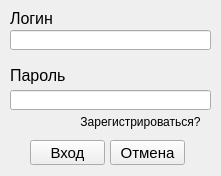
<?xml version="1.0" encoding="UTF-8"?>
<ui version="4.0">
 <class>DialogLogEnter</class>
 <widget class="QDialog" name="DialogLogEnter">
  <property name="windowModality">
   <enum>Qt::WindowModal</enum>
  </property>
  <property name="geometry">
   <rect>
    <x>0</x>
    <y>0</y>
    <width>221</width>
    <height>176</height>
   </rect>
  </property>
  <property name="windowTitle">
   <string>Вход</string>
  </property>
  <widget class="QLabel" name="label">
   <property name="geometry">
    <rect>
     <x>10</x>
     <y>10</y>
     <width>81</width>
     <height>16</height>
    </rect>
   </property>
   <property name="font">
    <font>
     <pointsize>12</pointsize>
    </font>
   </property>
   <property name="text">
    <string>Логин</string>
   </property>
  </widget>
  <widget class="QLabel" name="label_2">
   <property name="geometry">
    <rect>
     <x>10</x>
     <y>60</y>
     <width>81</width>
     <height>31</height>
    </rect>
   </property>
   <property name="font">
    <font>
     <pointsize>12</pointsize>
    </font>
   </property>
   <property name="text">
    <string>Пароль</string>
   </property>
  </widget>
  <widget class="QLineEdit" name="lineEdit">
   <property name="geometry">
    <rect>
     <x>10</x>
     <y>30</y>
     <width>201</width>
     <height>20</height>
    </rect>
   </property>
  </widget>
  <widget class="QLineEdit" name="lineEdit_2">
   <property name="geometry">
    <rect>
     <x>10</x>
     <y>90</y>
     <width>201</width>
     <height>20</height>
    </rect>
   </property>
  </widget>
  <widget class="QPushButton" name="pushButton">
   <property name="geometry">
    <rect>
     <x>70</x>
     <y>110</y>
     <width>141</width>
     <height>23</height>
    </rect>
   </property>
   <property name="text">
    <string>Зарегистрироваться?</string>
   </property>
   <property name="checkable">
    <bool>false</bool>
   </property>
   <property name="default">
    <bool>false</bool>
   </property>
   <property name="flat">
    <bool>true</bool>
   </property>
  </widget>
  <widget class="QPushButton" name="pushButton_2">
   <property name="geometry">
    <rect>
     <x>30</x>
     <y>140</y>
     <width>75</width>
     <height>25</height>
    </rect>
   </property>
   <property name="font">
    <font>
     <pointsize>11</pointsize>
    </font>
   </property>
   <property name="text">
    <string>Вход</string>
   </property>
  </widget>
  <widget class="QPushButton" name="pushButton_3">
   <property name="geometry">
    <rect>
     <x>110</x>
     <y>140</y>
     <width>75</width>
     <height>25</height>
    </rect>
   </property>
   <property name="font">
    <font>
     <pointsize>11</pointsize>
    </font>
   </property>
   <property name="text">
    <string>Отмена</string>
   </property>
  </widget>
 </widget>
 <resources/>
 <connections/>
</ui>
